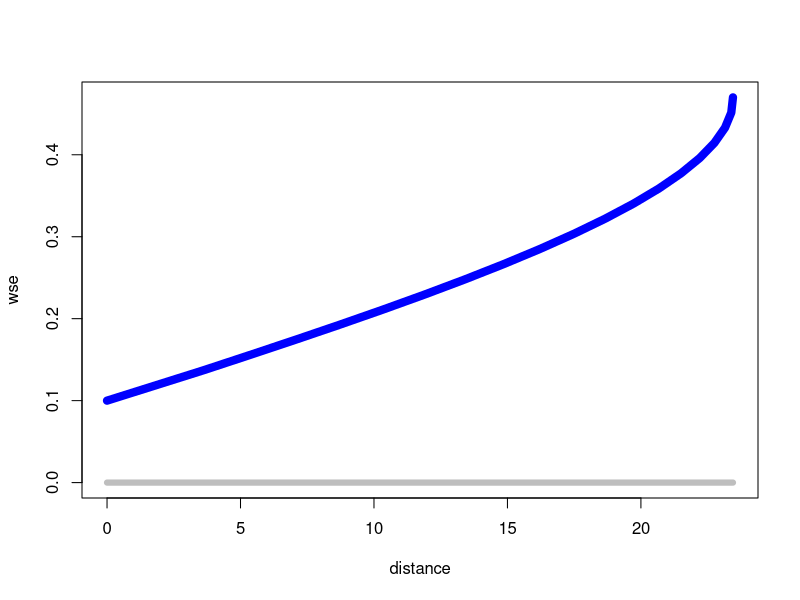

Here is the R script that generated this plot:
# Backwater Curves, variable step method, prisimatic channels only!
rm(list=ls()) # deallocate memory
# Illustrates use of R as a programming environment
# Direct port of FORTRAN code, so code is NOT R efficient
# 
# Depth-Area Function
area<-function(depth,width){
	area<-depth*width;
	return(area)
	}
# Wetted perimeter function for rectangular channel
perimeter<-function(depth,width){
	perimeter<-2*depth+width;
	return(perimeter)
	}
# Hydraulic radius function
radius<-function(area,perimeter){
	radius<-area/perimeter;
	return(radius)
	}
# Friction slope function
slope_f<-function(discharge,mannings_n,area,radius){
	slope_f<-(discharge^2)*(mannings_n^2)/((1.00^2)*(radius^(4/3))*(area^2) ); #compute friction slope
	return(slope_f)
}
slope_fUS<-function(discharge,mannings_n,area,radius){
  slope_f<-(discharge^2)*(mannings_n^2)/((1.49^2)*(radius^(4/3))*(area^2) ); #compute friction slope
  return(slope_f)
}
# 2-point average
avg2point<-function(x1,x2){
	avg2point<-0.5*(x1+x2);
	return(avg2point)
	} 
# Backwater curve function in US Customary
backwaterUS<-function(begin_depth,end_depth,how_many,discharge,width,mannings_n,slope){
#
## Example function call
##  zz<-backwater(begin_depth=8,end_depth=5,how_many=30,discharge=55.4,width=5,mannings_n=0.02,slope=0.001)
## Numerical values are values used in essay, they correspond to a particuar example from Koutitas 1983
#
# Other functions must exist otherwise will spawn errors
#
# Prepare space for vectors
g <- 32.2
depth<-numeric(0)  # numeric vector for depths
bse<-numeric(0) # numeric vector for bottom elevations
wse<-numeric(0) # numeric vector for water surface elevations
delta_depth<-(begin_depth-end_depth)/(how_many)  # change in depth for finding spatial steps
depth[1]<-begin_depth # assign downstream value
for (i in 2:how_many){depth[i]<-depth[1]-i*delta_depth} # uniform depths
velocity<-discharge/area(depth,width) # velocity for each depth
deltax<-numeric(0) # numeric vector for spatial steps
# next for loop is very FORTRANesque!  
for (i in 1:(how_many-1)){
    depth_bar<-avg2point(depth[i],depth[i+1]); #compute average depth in reach
    area_bar<-area(depth_bar,width); #compute average area in reach
    perimeter_bar<-perimeter(depth_bar,width); #compute average wetted perimeter
    radius_bar<-radius(area_bar,perimeter_bar); #compute average hydraulic radius
    friction<-slope_fUS(discharge,mannings_n,area_bar,radius_bar) #compute friction slope
    deltax[i]<-( (depth[i+1]+(velocity[i+1]^2)/(2*g)) - (depth[i] + (velocity[i]^2)/(2*g)) )/(slope-friction); # compute change in distance for each change in depth
}
distance<-numeric(0); # space for computing cumulative distances
distance[1]<-0;
bse[1]<-0; # bottom elevation at origin
for (i in 2:(how_many)){
	distance[i]<-distance[i-1]+deltax[i-1]; # spatial distances
	bse[i]<-bse[i-1]-deltax[i-1]*slope; # bottom elevations
	}
wse<-bse+depth # water surface elevations
# output
plot(distance,wse,col="blue",type="l",lwd=8,ylim=c(0,max(wse)));
lines(distance,bse,type="l",col="grey",lwd=6);
z<-cbind(distance,depth,bse,wse) # bind output into 4 columns
return(z)
#
}
########### backwater curve in SI #################################
backwaterSI<-function(begin_depth,end_depth,how_many,discharge,width,mannings_n,slope){
  #
  ## Example function call
  ##  zz<-backwater(begin_depth=8,end_depth=5,how_many=30,discharge=55.4,width=5,mannings_n=0.02,slope=0.001)
  ## Numerical values are values used in essay, they correspond to a particuar example from Koutitas 1983
  #
  # Other functions must exist otherwise will spawn errors
  #
  # Prepare space for vectors
  g <- 9.81
  depth<-numeric(0)  # numeric vector for depths
  bse<-numeric(0) # numeric vector for bottom elevations
  wse<-numeric(0) # numeric vector for water surface elevations
  delta_depth<-(begin_depth-end_depth)/(how_many)  # change in depth for finding spatial steps
  depth[1]<-begin_depth # assign downstream value
  for (i in 2:how_many){depth[i]<-depth[1]-i*delta_depth} # uniform depths
  velocity<-discharge/area(depth,width) # velocity for each depth
  deltax<-numeric(0) # numeric vector for spatial steps
  # next for loop is very FORTRANesque!  
  for (i in 1:(how_many-1)){
    depth_bar<-avg2point(depth[i],depth[i+1]); #compute average depth in reach
    area_bar<-area(depth_bar,width); #compute average area in reach
    perimeter_bar<-perimeter(depth_bar,width); #compute average wetted perimeter
    radius_bar<-radius(area_bar,perimeter_bar); #compute average hydraulic radius
    friction<-slope_f(discharge,mannings_n,area_bar,radius_bar) #compute friction slope
    deltax[i]<-( (depth[i+1]+(velocity[i+1]^2)/(2*g)) - (depth[i] + (velocity[i]^2)/(2*g)) )/(slope-friction); # compute change in distance for each change in depth
  }
  distance<-numeric(0); # space for computing cumulative distances
  distance[1]<-0;
  bse[1]<-0; # bottom elevation at origin
  for (i in 2:(how_many)){
    distance[i]<-distance[i-1]+deltax[i-1]; # spatial distances
    bse[i]<-bse[i-1]-deltax[i-1]*slope; # bottom elevations
  }
  wse<-bse+depth # water surface elevations
  # output
  plot(distance,wse,col="blue",type="l",lwd=8,ylim=c(0,max(wse)));
  lines(distance,bse,type="l",col="grey",lwd=6);
  z<-cbind(distance,depth,bse,wse) # bind output into 4 columns
  return(z)
  #
}
######### Probelm Solution #########
# Textbook Example
backwaterSI(begin_depth=0.10,end_depth=0.47,how_many=20,discharge=1.0,width=1.0,mannings_n=0.02,slope=0.000)
# Problem 1 Solution
#backwaterUS(begin_depth=4,end_depth=3,how_many=31,discharge=5000,width=1000,mannings_n=0.022,slope=0.0048)